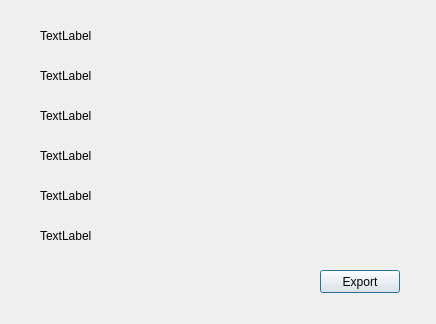
<?xml version="1.0" encoding="UTF-8"?>
<ui version="4.0">
 <class>MonthlyReport</class>
 <widget class="QDialog" name="MonthlyReport">
  <property name="geometry">
   <rect>
    <x>0</x>
    <y>0</y>
    <width>436</width>
    <height>324</height>
   </rect>
  </property>
  <property name="windowTitle">
   <string>Monthly Report</string>
  </property>
  <widget class="QLabel" name="label">
   <property name="geometry">
    <rect>
     <x>40</x>
     <y>20</y>
     <width>121</width>
     <height>31</height>
    </rect>
   </property>
   <property name="text">
    <string>TextLabel</string>
   </property>
  </widget>
  <widget class="QLabel" name="label_2">
   <property name="geometry">
    <rect>
     <x>40</x>
     <y>60</y>
     <width>121</width>
     <height>31</height>
    </rect>
   </property>
   <property name="text">
    <string>TextLabel</string>
   </property>
  </widget>
  <widget class="QLabel" name="label_3">
   <property name="geometry">
    <rect>
     <x>40</x>
     <y>100</y>
     <width>121</width>
     <height>31</height>
    </rect>
   </property>
   <property name="text">
    <string>TextLabel</string>
   </property>
  </widget>
  <widget class="QLabel" name="label_4">
   <property name="geometry">
    <rect>
     <x>40</x>
     <y>140</y>
     <width>121</width>
     <height>31</height>
    </rect>
   </property>
   <property name="text">
    <string>TextLabel</string>
   </property>
  </widget>
  <widget class="QLabel" name="label_5">
   <property name="geometry">
    <rect>
     <x>40</x>
     <y>180</y>
     <width>121</width>
     <height>31</height>
    </rect>
   </property>
   <property name="text">
    <string>TextLabel</string>
   </property>
  </widget>
  <widget class="QLabel" name="label_6">
   <property name="geometry">
    <rect>
     <x>40</x>
     <y>220</y>
     <width>121</width>
     <height>31</height>
    </rect>
   </property>
   <property name="text">
    <string>TextLabel</string>
   </property>
  </widget>
  <widget class="QPushButton" name="pushButton">
   <property name="geometry">
    <rect>
     <x>320</x>
     <y>270</y>
     <width>80</width>
     <height>23</height>
    </rect>
   </property>
   <property name="text">
    <string>Export</string>
   </property>
  </widget>
 </widget>
 <resources/>
 <connections/>
</ui>
